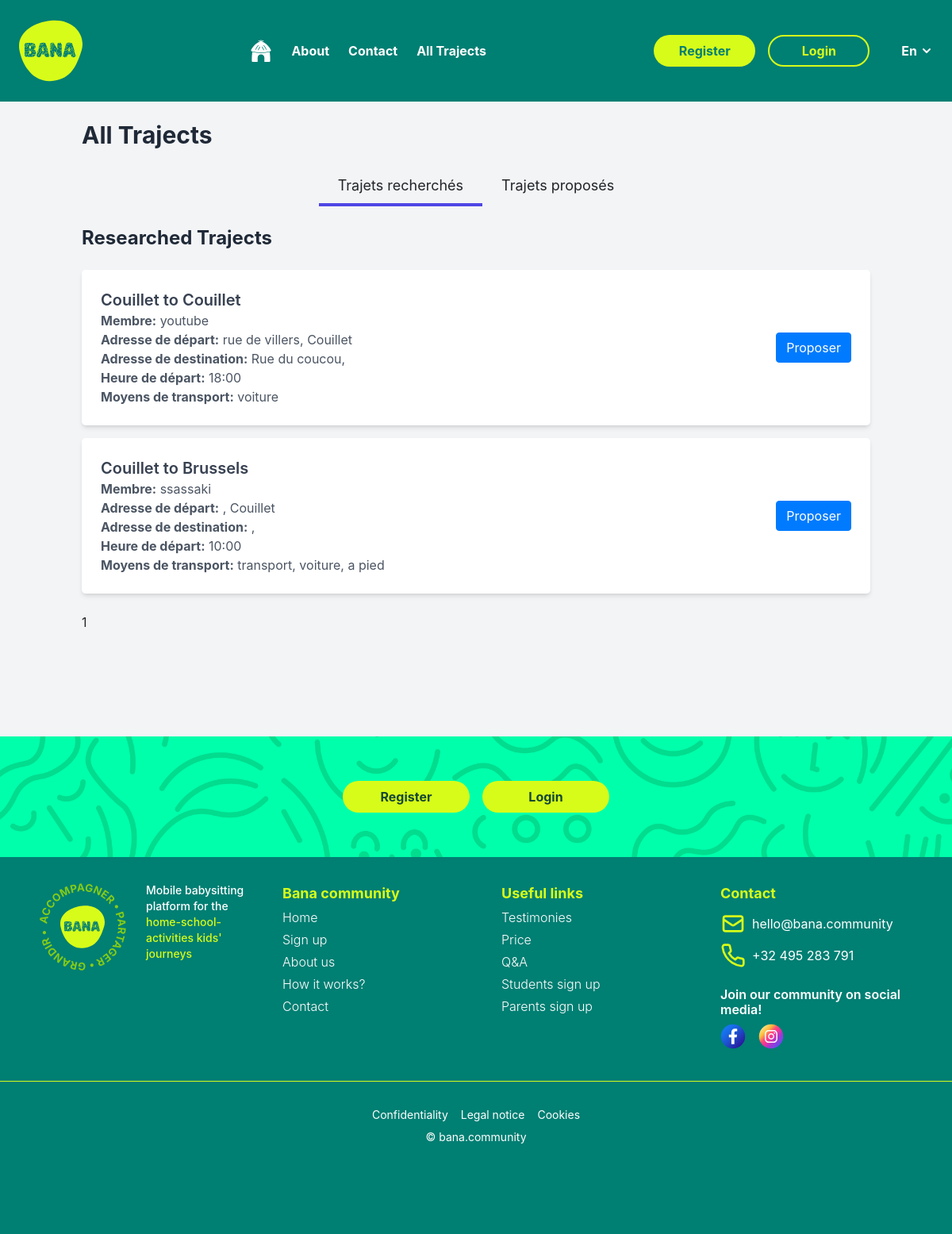
/trajects/?active_tab=researched, run on the app's committed database.
### trajects/models.py (models this page shows, shortened)
class ResearchedTraject(models.Model):
    traject = models.ForeignKey(Traject, on_delete=models.CASCADE)
    member = models.ForeignKey(Members, related_name='researched_trajects', on_delete=models.CASCADE)
    transport_modes = models.ManyToManyField(TransportMode, related_name='researched_trajects')
    departure_time = models.TimeField()
    arrival_time = models.TimeField()
    name = models.CharField(max_length=100)
    details = models.TextField()

class Traject(models.Model):
    start_street = models.CharField(max_length=100, blank=True)
    start_number = models.CharField(max_length=10, blank=True)
    start_box = models.CharField(max_length=10, blank=True)
    start_zp = models.CharField(max_length=10, blank=True)
    start_locality = models.CharField(max_length=100, blank=True)
    start_country = models.CharField(max_length=100, default='Belgium')
    end_street = models.CharField(max_length=100, blank=True)
    end_number = models.CharField(max_length=10, blank=True)
    end_box = models.CharField(max_length=10, blank=True)
    end_zp = models.CharField(max_length=10, blank=True)
    end_locality = models.CharField(max_length=100, blank=True)
    end_country = models.CharField(max_length=100, default='Belgium')
    start_coordinate = models.CharField(max_length=50, blank=True, null=True)
    end_coordinate = models.CharField(max_length=50, blank=True, null=True)
    distance = models.FloatField(blank=True, null=True)

class TransportMode(models.Model):
    name = models.CharField(max_length=100)
    description = models.TextField(blank=True, null=True)
    def __str__(self):
        return self.name

### members/models.py (models this page shows, shortened)
class Members(models.Model):
    memb_user_fk = models.OneToOneField(User, on_delete=models.CASCADE, verbose_name="votre username", )
    memb_date_joined = models.DateTimeField(auto_now_add=True)
    memb_birth_date = models.DateField()
    memb_gender = models.CharField(max_length=1, choices=GENDER_CHOICES)
    memb_num_street = models.SmallIntegerField()
    memb_box = models.CharField(max_length=50)
    memb_street = models.CharField(max_length=50)
    memb_zp = models.SmallIntegerField()
    memb_locality = models.CharField(max_length=50)
    memb_country = models.CharField(max_length=50,default='Belgique')
    memb_car = models.BooleanField(default=False)

### trajects/views.py (the view)
# urls.py: path('', views.all_trajects, name='all_trajects'),
def all_trajects(request):
    active_tab = request.GET.get('active_tab', 'proposed')
    proposed_trajects_list = ProposedTraject.objects.all().order_by('-departure_time')
    researched_trajects_list = ResearchedTraject.objects.select_related('traject').all().order_by('-departure_time')
    paginator1 = Paginator(proposed_trajects_list, 10)  # Show 10 proposed trajects per page
    page_number1 = request.GET.get('page1')
    proposed_trajects = paginator1.get_page(page_number1)
    paginator2 = Paginator(researched_trajects_list, 10)  # Show 10 researched trajects per page
    page_number2 = request.GET.get('page2')
    researched_trajects = paginator2.get_page(page_number2)
    context = {
        'active_tab': active_tab,
        'proposed_trajects': proposed_trajects,
        'researched_trajects': researched_trajects,
    }
    return render(request, 'trajects/trajects_page.html', context)

### trajects/templates/trajects/trajects_page.html (shortened to what this page needs)
{% extends 'layouts/base.html' %}
{% block content %}
    <div class="bg-gray-100 min-h-screen p-6">
        <div class="container mx-auto">
            <h2 class="text-3xl font-bold text-gray-800 mb-6">All Trajects</h2>
            <div class="flex justify-center mb-6">
                <a href="?active_tab=researched"
                class="btn-toggle {% if active_tab == 'researched' %}border-indigo-600{% else %}border-transparent{% endif %} text-lg px-6 py-2 border-b-4 focus:outline-none">
                    Trajets recherchés
                </a>
                <a href="?active_tab=proposed"
                class="btn-toggle {% if active_tab == 'proposed' %}border-indigo-600{% else %}border-transparent{% endif %} text-lg px-6 py-2 border-b-4 focus:outline-none">
                    Trajets proposés
                </a>
            </div>
            {% if active_tab == 'researched' %}
            <div id="researched-list" class="traject-list">
                <h2 class="text-2xl font-bold text-gray-800 mb-6">Researched Trajects</h2>
                {% if researched_trajects %}
                    <ul class="space-y-4">
                        {% for researched in researched_trajects %}
                        <li class="bg-white shadow-md rounded-lg p-4 flex justify-between items-center"">
                            <div>
                                <h3 class="text-xl font-semibold text-gray-700">{{ researched.traject.start_locality }} to {{ researched.traject.end_locality }}</h3>
                                <p class="text-gray-600"><strong>Membre:</strong> {{ researched.member.memb_user_fk.username }}</p>
                                <p class="text-gray-600">
                                    <strong>Adresse de départ:</strong> {{ researched.traject.start_street }}, {{ researched.traject.start_locality }} {{ researched.start_country }}
                                </p>
                                <p class="text-gray-600">
                                    <strong>Adresse de destination:</strong> {{ researched.traject.end_street }}, {{ researched.end_locality }} {{ researched.end_country }}
                                </p>
                                <p class="text-gray-600"><strong>Heure de départ:</strong> {{ researched.departure_time }}</p>
                                <p class="text-gray-600"><strong>Moyens de transport:</strong> {{ researched.transport_modes.all|join:", " }}</p>
                            </div>
                            <a href="{% url 'proposed_traject' %}" class="btn btn-primary">Proposer</a>
                        </li>
                        {% endfor %}
                    </ul>
                    <div class="pagination mt-4">
                        {{ researched_trajects.paginator.page_range|join:" " }}
                    </div>
                {% else %}
                    <p class="text-gray-600">No researched trajects found.</p>
                {% endif %}
            </div>
            {% endif %}
        </div>
    </div>
{% endblock %}

### bana/static/bana/css/style.css (style rules this page uses)
body { background-color: f3f3f3; }

### data on the page
ResearchedTraject: traject.start_locality "Couillet", traject.end_locality "Couillet", member.memb_user_fk.username "youtube", traject.start_street "rue de villers", traject.end_street "Rue du coucou", departure_time "18:00", transport_modes.all "voiture"
ResearchedTraject: traject.start_locality "Couillet", traject.end_locality "Brussels", member.memb_user_fk.username "ssassaki", departure_time "10:00", transport_modes.all "transport, voiture, a pied"

### other printed values
{{ researched_trajects.paginator.page_range|join:" " }} "1"
